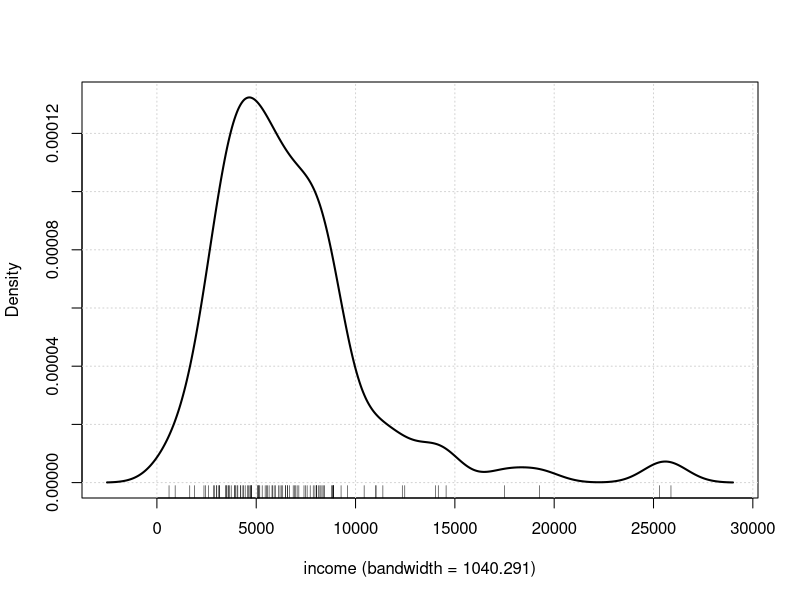
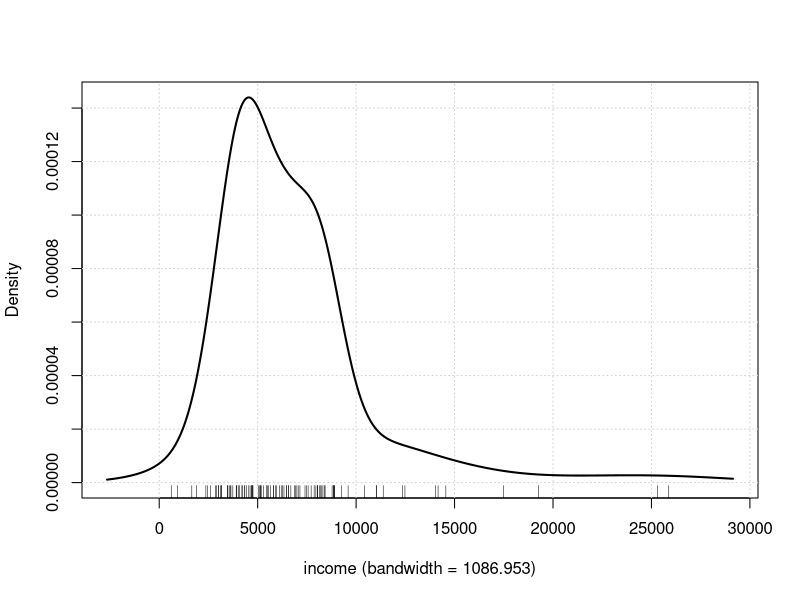
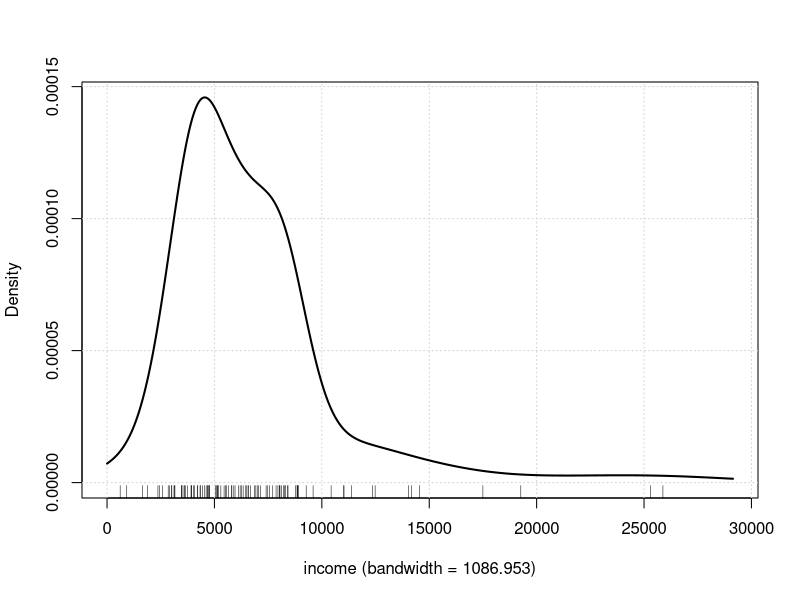
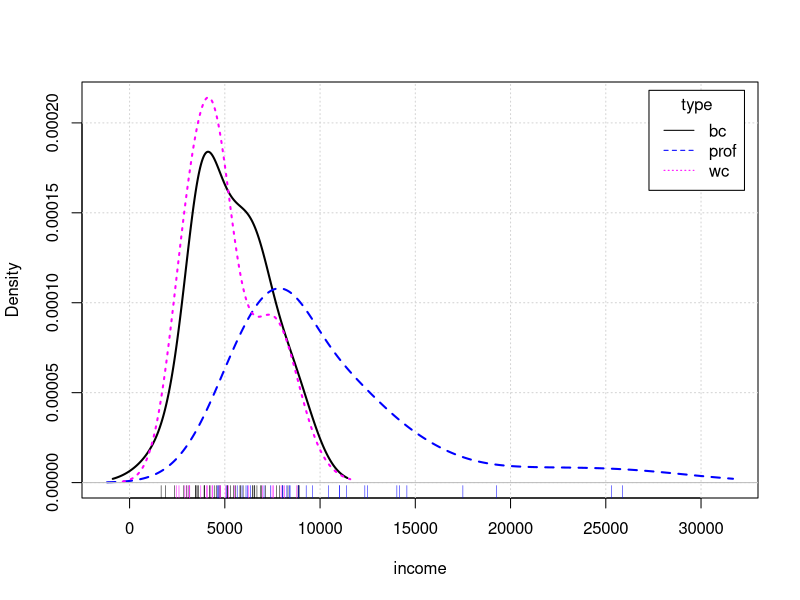
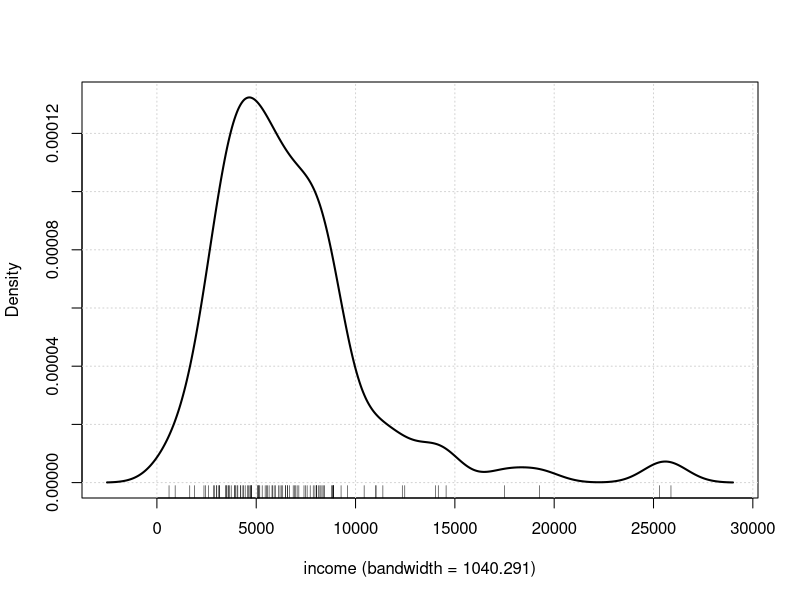
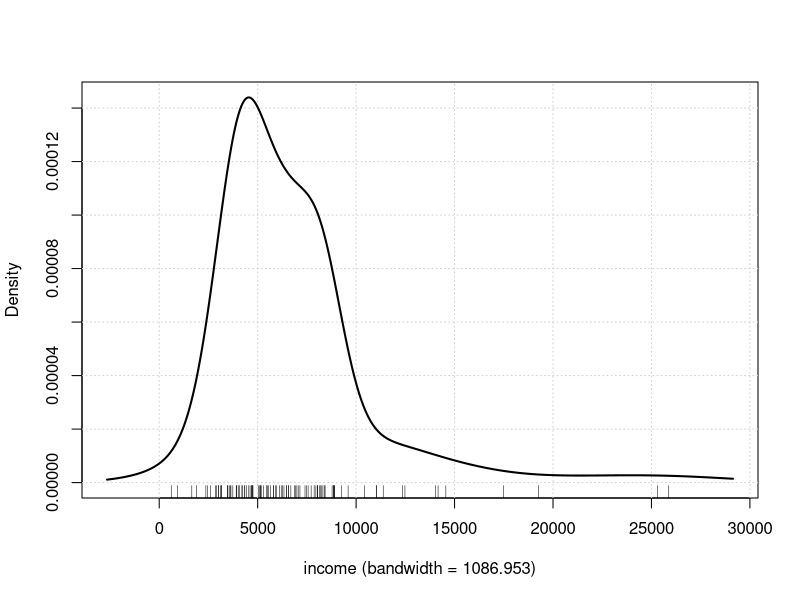
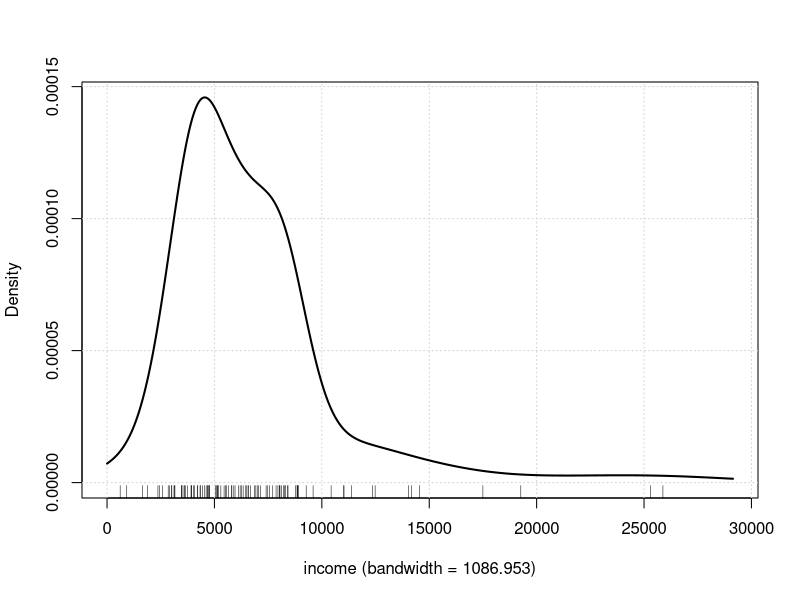
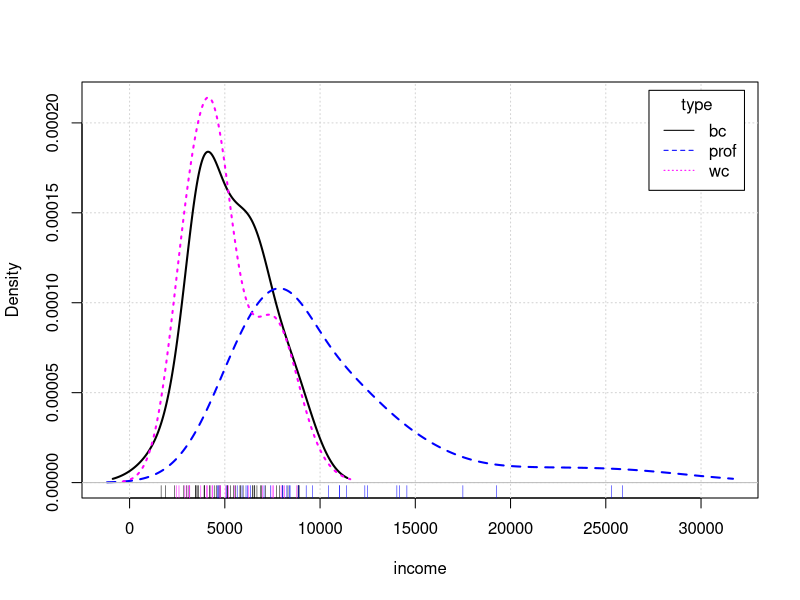

These charts were generated, in order, by the following R code:
## ---- chunk 1
knitr::opts_chunk$set(echo = TRUE)
library(car)
## ---- chunk 2

densityPlot(~ income, show.bw=TRUE, method="kernel", data=Prestige)
densityPlot(~ income, show.bw=TRUE, data=Prestige)
densityPlot(~ income, from=0, normalize=TRUE, show.bw=TRUE, data=Prestige)
densityPlot(income ~ type, data=Prestige)
densityPlot(~ income, show.bw=TRUE, method="kernel", data=Prestige)
densityPlot(~ income, show.bw=TRUE, data=Prestige)
densityPlot(~ income, from=0, normalize=TRUE, show.bw=TRUE, data=Prestige)
densityPlot(income ~ type, kernel=depan, data=Prestige)
densityPlot(income ~ type, kernel=depan, legend=list(location="top"), data=Prestige)
plot(adaptiveKernel(UN$infantMortality, from=0, adjust=0.75), col="magenta")
lines(density(na.omit(UN$infantMortality), from=0, adjust=0.75), col="blue")
rug(UN$infantMortality, col="cyan")
legend("topright", col=c("magenta", "blue"), lty=1,
legend=c("adaptive kernel", "kernel"), inset=0.02)
plot(adaptiveKernel(UN$infantMortality, from=0, adjust=0.75), col="magenta")
lines(density(na.omit(UN$infantMortality), from=0, adjust=0.75), col="blue")
rug(UN$infantMortality, col="cyan")
legend("topright", col=c("magenta", "blue"), lty=1,
legend=c("adaptive kernel", "kernel"), inset=0.02)
